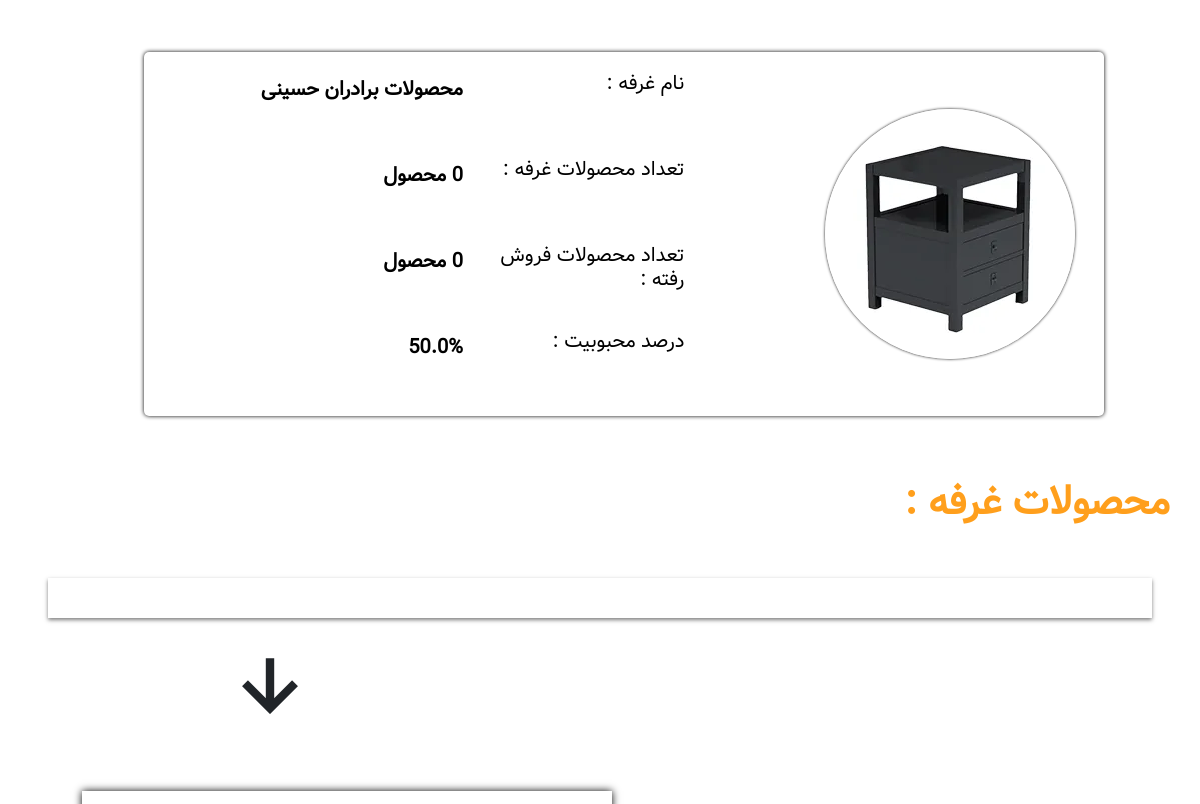
The app's page /Customer_userPanel/ (signed in, middle part), older data.
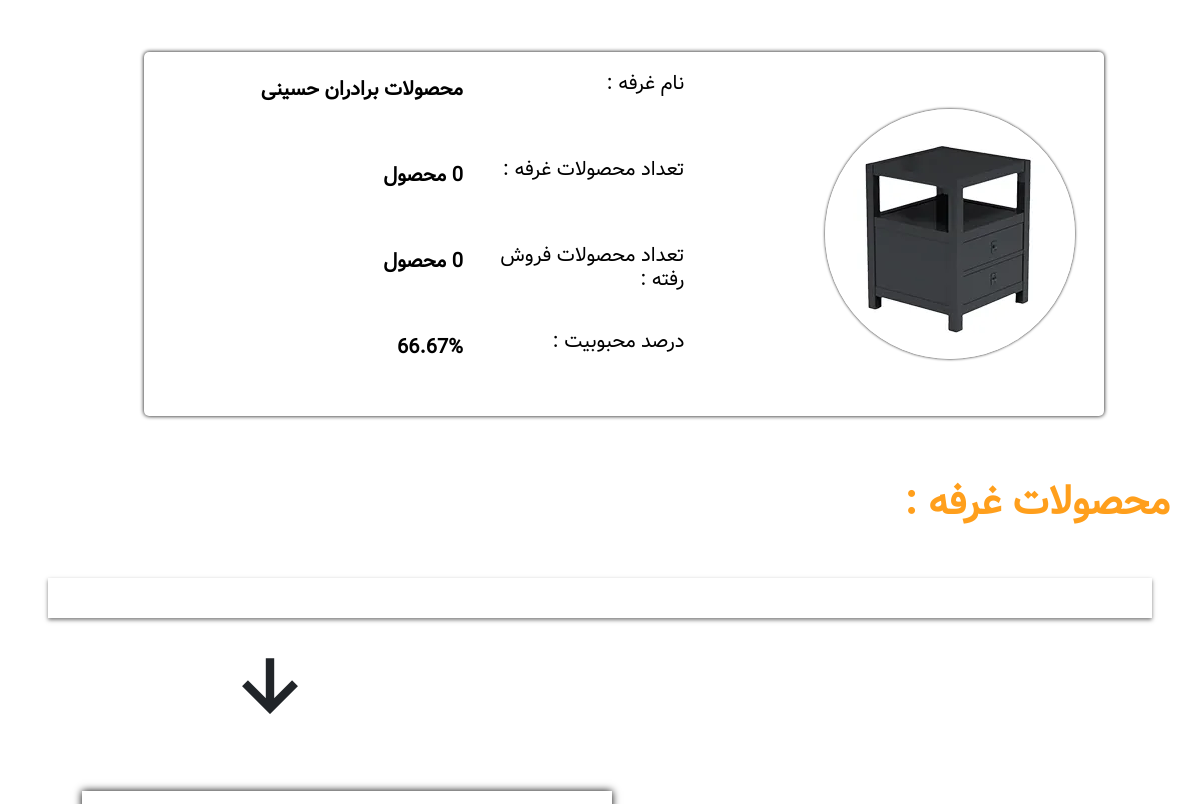
The same page, newer data.
### Store/models.py (models this page shows, shortened)
class Profile(models.Model):
    user = models.OneToOneField(User , on_delete=models.CASCADE , default=None , null=False , blank=False)
    image = models.ImageField(upload_to='uploads/profile/' , default='uploads/profile/user.ico')
    date_modified = models.DateTimeField(User , auto_now=True)
    phone = models.CharField(max_length=14 , blank=True)
    address1 = models.CharField(max_length=200 , blank=True)
    address2 = models.CharField(max_length=200 , blank=True , null=True)
    city = models.CharField(max_length=200 , blank=True)
    state = models.CharField(max_length=200 , blank=True , null=True)
    zipcode = models.CharField(max_length=200 , blank=True)
    country = models.CharField(max_length=200 , blank=True)
    melicode = models.CharField(max_length=200 , blank=True)
    role = models.CharField(max_length=200 , blank=True , default='Customer')
    booth = models.ForeignKey(Booth, on_delete=models.CASCADE , null=True , blank=False , default=None)
    old_cart = models.CharField(max_length=200 , null=True , blank=True)

class Booth(models.Model):
    name = models.CharField(max_length=100)
    address = models.CharField(max_length=100)
    description = models.CharField(max_length=200)
    image = models.ImageField(upload_to='uploads/booth/', null=True)
    owner = models.ForeignKey(User, on_delete=models.CASCADE)
    date_created = models.DateTimeField(auto_now_add=True , null=True)
    popularity_percentage = models.FloatField(default=0)  # فیلد جدید برای نگهداری درصد محبوبیت

### Store/views.py (the view)
# urls.py: path('Customer_userPanel/', views.Customer_UserPanel, name='Customer_UserPanel'),
def Customer_UserPanel(request):
    if request.user.is_authenticated:
        profile = Profile.objects.filter(user=request.user)
        for item in profile:
            if item.role == 'Boother':
                if item.booth.date_created:
                    g_date = item.booth.date_created  # تاریخ میلادی از نمونه
                    j_date = jdatetime.datetime.fromgregorian(datetime=g_date)  # تبدیل به تاریخ شمسی
                    formatted_date = f"{j_date.year}/{j_date.month}/{j_date.day}"
            else:
                formatted_date = 'None'
            if item.date_modified:
                h_date = item.date_modified # تاریخ میلادی از نمونه
                f_date = jdatetime.datetime.fromgregorian(datetime=h_date)  # تبدیل به تاریخ شمسی
                formatted_date2 = f"{f_date.year}/{f_date.month}/{f_date.day}"
    else:
        messages.success(request , 'لطفا با حساب کاربری خود وارد شوید ...')
        return redirect('Login')
    return render(request=request , template_name='Customer_UserPanel.html' , context={'profile':profile , 'create_booth':formatted_date , 'date_modified':formatted_date2 })

### Cart/context_processors.py (called while the page is built)
def cart(request):
    return {'cart': Cart(request)}

### Store/templates/Customer_UserPanel.html (shortened to what the changed rows need)
{% extends 'base.html' %}
{% load static %}
{% load humanize %}
{% block content %}
    {% for item in profile %}
        {% if item.role == 'Customer' %}
                  <div class="Panel-Header">
                <div class="Panel-right">
                  <div class="img">
                    <img src="{{ item.image.url }}" alt="">
                  </div>
                  <h1>{{ item.user.first_name }} {{ item.user.last_name }}</h1>
                </div>
                <div class="Panel-left">
                  <a href="{% url 'Cart_Summary' %}"><img src="{% static 'img/basket2.png' %}" alt="basket-icon"></a>
                </div>
              </div>
              <div class="Panel-Body">
                <div class="PanelBody-right">
                  <h1>{{ item.user.first_name }} جان به پنل خودت خوش آمدی!</h1>
                  <div class="PanelMenu">
                    <div class="PanelMenu-right">
                      <img src="{% static 'img/bagMoney.png' %}" alt="bagMoney-icon">
                      <h1>کیف پول:</h1>
                    </div>
                    <a>0 تومان</a>
                    <div class="PanelMenu-left" style="cursor: pointer;">
                      <img src="{% static 'img/arrow-left.png' %}" alt="arrow-left-icon">
                    </div>
                  </div>
                  <hr />
                  <div class="PanelMenu">
                    <div class="PanelMenu-right">
                      <img src="{% static 'img/tasks_113292.png' %}" alt="task-icon">
                    </div>
                    <a>سفارشات</a>
                    <div class="PanelMenu-left" style="cursor: pointer;">
                      <img src="{% static 'img/arrow-left.png' %}" alt="arrow-left-icon">
                    </div>
                  </div>
                  <div class="PanelMenu">
                    <div class="PanelMenu-right">
                      <img src="{% static 'img/clock_icon-icons.com_72357.png' %}" alt="History-icon">
                    </div>
                    <a>تاریخچه خرید</a>
                    <div class="PanelMenu-left" style="cursor: pointer;">
                      <img src="{% static 'img/arrow-left.png' %}" alt="arrow-left-icon">
                    </div>
                  </div>
                  <div class="PanelMenu">
                    <div class="PanelMenu-right">
                      <img src="{% static 'img/like.png' %}" alt="Like-icon">
                    </div>
                    <a>غرفه های لایک شده</a>
                    <div class="PanelMenu-left" style="cursor: pointer;">
                      <img src="{% static 'img/arrow-left.png' %}" alt="arrow-left-icon">
                    </div>
                  </div>
                  <div class="PanelMenu">
                    <div class="PanelMenu-right">
                      <img src="{% static 'img/ecommerce.png' %}" alt="Booth-icon">
                    </div>
                    <a>افتتاح غرفه</a>
                    <div class="PanelMenu-left" style="cursor: pointer;">
                      <img src="{% static 'img/arrow-left.png' %}" alt="arrow-left-icon">
                    </div>
                  </div>
                        <div class="PanelMenu">
                    <div class="PanelMenu-right">
                      <img src="{% static 'img/circle_down_arrow_arrow_icon_253893.png' %}" alt="Save-icon">
                    </div>
                    <a href="{% url 'Update_User' %}">ویراش امنیتی حساب کاربری</a>
                    <div class="PanelMenu-left" style="cursor: pointer;">
                      <a href="{% url 'Update_User' %}"><img src="{% static 'img/arrow-left.png' %}" alt="arrow-left-icon"></a>
                    </div>
                  </div>
                  <div class="PanelMenu">
                    <div class="PanelMenu-right">
                      <img src="{% static 'img/open_icon-icons.com_72303.png' %}" alt="Change-icon">
                    </div>
                    <a href="{% url 'Update_Info' %}">ویرایش اطلاعات</a>
                    <div class="PanelMenu-left" style="cursor: pointer;">
                      <a href="{% url 'Update_Info' %}"><img src="{% static 'img/arrow-left.png' %}" alt="arrow-left-icon"></a>
                    </div>
                  </div>
                  <hr />
                  <div class="PanelMenu">
                    <div class="PanelMenu-right">
                      <img src="{% static 'img/power_icon-icons.com_72293.png' %}" alt="Logout-icon">
                    </div>
                    <a href="{% url 'Logout' %}">خروج</a>
                    <div class="PanelMenu-left" style="cursor: pointer;">
                      <a href="{% url 'Logout' %}"><img src="{% static 'img/arrow-left.png' %}" alt="arrow-left-icon"></a>
                    </div>
                  </div>
                </div>
                <div class="PanelBody-left">
                  <h1 class="sub-Title">پروفایل کاربری :</h1>
                  <hr />
                  <div style="display: flex;justify-content: center;">
                    <div class="Profile">
                      <img src="{{ item.image.url }}" alt="Profile-img" style="height: 100%;">
                    </div>
                  </div>
                  <div class="Information">
                    <h1 class="Question">نام :</h1>
                    <span class="answer">{{ item.user.first_name }}</span>
                    <h1 class="Question">نام خانوادگی :</h1>
                    <span class="answer">{{ item.user.last_name }}</span>
                    <h1 class="Question">نقش :</h1>
                      <span class="answer">مشتری</span>
                    <h1 class="Question">تاریخ عضویت :</h1>
                    <span class="answer">{{ date_modified }}</span>
                    <h1 class="Question">ایمیل :</h1>
                    <span class="answer">{{ item.user.email }}</span>
                  </div>
                  <a href="#" class="btn">تغییر اطلاعات</a>
                </div>
              </div>
              </div>
        {% elif item.role == 'Boother' %}
    <div class="Booth-Sabt">
        <div class="Owner-img">
            <img src="{{ item.booth.image.url }}" alt="Profile-Owner-img">
        </div>
        <div class="Booth-Sabt-Information">
            <h1 class="Qus">نام غرفه :</h1>
            <h1 class="ans">{{ item.booth.name}}</h1>
            <h1 class="Qus">تعداد محصولات غرفه :</h1>
            <h1 class="ans">{{ item.booth.products.count }} محصول</h1>
            <h1 class="Qus">تعداد محصولات فروش رفته :</h1>
            <h1 class="ans">{{ item.booth.products.count }} محصول</h1>
            <h1 class="Qus">درصد محبوبیت :</h1>
            <h1 class="ans">{{ item.booth.popularity_percentage }}%</h1>
        </div>
    </div>
    <h1 class="sub-Title">محصولات غرفه :</h1>
        <div class="Mahsolat">
            </div>
    <i class='bx bx-down-arrow-alt Owner-i'></i>
              <div class="Panel-Body">
                <div class="PanelBody-right">
                </div>
          <div class="PanelBody-left">
          </div>
              </div>
        {% endif %}
{% endfor %}
{% endblock %}

Row changes from the older to the newer data that the page shows:
changed Profile "محصولات برادران حسینی": booth.popularity_percentage "50.0" → "66.67"
